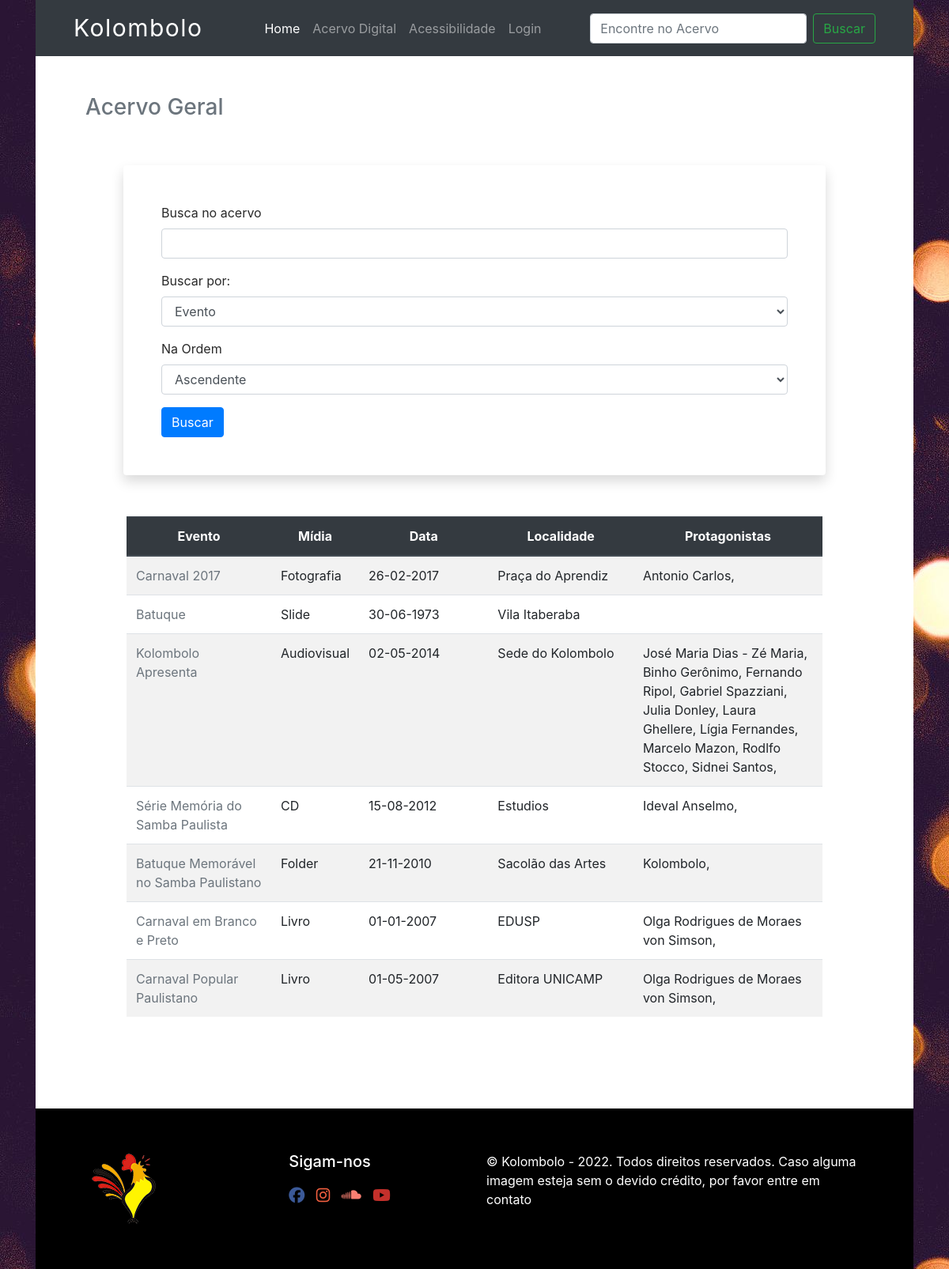
Screenshot of /search with the database file from the repository.
### database.py (models this page shows, shortened)
class Acervo(Base):
    __tablename__='acervo'
    id=Column(Integer(), primary_key=True, autoincrement=True)
    name=Column(String(80), nullable=False)
    localidade=Column(String(80), nullable=False)
    cidade=Column(String(80), nullable=False)
    estado=Column(String(80), nullable=False)
    data_created=Column(String(40), nullable=False)
    origem=Column(String(80), nullable=False)
    link=Column(String(80), nullable=False)
    autor_id = Column(Integer, ForeignKey('autor.id'))
    tipo_id = Column(Integer, ForeignKey("tipo.id"))
    tipo = relationship("Midia", backref=backref("tipo", uselist=False))
    suporte_id = Column(Integer, ForeignKey("suporte.id"))
    suporte = relationship("Suporte", backref=backref("suporte", uselist=False))
    protagonistas = relationship('Protagonista', secondary=acervo_protagonista, backref='acervos'  )

class Midia(Base):
    __tablename__='tipo'
    id=Column(Integer(), primary_key=True, autoincrement=True)
    name=Column(String(80), nullable=False, unique=True)

class Protagonista(Base):
    __tablename__='protagonista'
    id=Column(Integer(), primary_key=True, autoincrement=True)
    name=Column(String(80), nullable=False, unique=True)

### app.py (the view, shortened to what this page needs)
@app.route("/search", methods=["GET", "POST"])
def search():
    search_form = SearchForm()
    query = local_session.query(Acervo).all()
    return render_template("search.html", form=search_form, search=query)

### forms.py
class SearchForm(FlaskForm):
    search = StringField("Busca no acervo", validators=[DataRequired(MENSAGEM_PADRAO)])
    order_by = SelectField("Buscar por: ", validate_choice=True, choices=[(1,"Evento"), (2, "Data do Evento"), (3, "Localidade"), (4, "Protagonistas")], coerce=int)
    asc_desc = SelectField("Na Ordem", validate_choice=True, choices=[(1,"Ascendente"), (2, "Descendente")], coerce=int)
    submit = SubmitField("Buscar")

### templates/search.html (shortened to what this page needs)
{% extends "base.html" %}
{% import "bootstrap/wtf.html" as wtf %}
{% block content %}
<div class="container px-5">
  {% if type == 2: %}
      <h3 class="text-secondary">Acervo Geral - Filtro por data</h3>
      {% elif type == 3: %}
      <h3 class="text-secondary">Acervo Geral - Filtro por localidade</h3>
      {% elif type == 4: %}
      <h3 class="text-secondary">Acervo Geral - Filtro por protagonistas</h3>
      {% else: %}
      <h3 class="text-secondary">Acervo Geral</h3>
  {% endif %}
  <div class="container p-5">
    <div class="container p-5 mb-5 shadow bg-white rounded">
        <form class="form form-horizontal" method="post" role="form">
            {{ wtf.form_field(form.search) }}
            {{ wtf.form_field(form.order_by) }}
            {{ wtf.form_field(form.asc_desc) }}
            {{ wtf.form_field(form.submit, button_map={"submit": "primary"}) }}
          </form>
    </div>
    <div class="container p-1 rounded">
        <table class="table table-striped">
              <thead class="thead-dark">
                <tr class="text-center">
                  <th scope="col" class="text-wrap" style="width: 15rem;">Evento</th>
                  <th scope="col">Mídia</th>
                  <th scope="col" class="text-wrap" style="width: 15rem;">Data</th>
                  <th scope="col" class="text-wrap" style="width: 15rem;">Localidade</th>
                  <th scope="col" class="text-wrap" style="width: 20rem;">Protagonistas</th>
                </tr>
              </thead>
              <tbody>
                  {% for evento in search %}
                      <tr class="text-left">
                          <td><a class="text-secondary" href="{{url_for('view_item', item_id=evento.id)}}">{{ evento.name }}</a></th>
                          <td>{{ evento.tipo.name}}</td>
                          <td>{{ evento.data_created[8:]+"-"+evento.data_created[5:7] +"-"+ evento.data_created[0:4] }}</td>
                          <td>{{ evento.localidade }}</td>
                          <td>{% for protagonista in evento.protagonistas %}{{ protagonista.name}}, {% endfor %}</td>
                        </tr>
                  {% endfor %}
              </tbody>
            </table>
        </div>
    </div>
</div>
{% endblock %}

### static/css/styles.css (style rules this page uses)
body { background-image: url("../assets/image/fundo_01.jpg"); color:#292929; }

### rows the page displays
Acervo: name "Carnaval 2017", tipo.name "Fotografia", data_created "26-02-2017", localidade "Praça do Aprendiz"
Protagonista: name "Antonio Carlos"
Acervo: name "Batuque", tipo.name "Slide", data_created "30-06-1973", localidade "Vila Itaberaba"
Acervo: name "Kolombolo Apresenta", tipo.name "Audiovisual", data_created "02-05-2014", localidade "Sede do Kolombolo"
Protagonista: name "José Maria Dias - Zé Maria"
Protagonista: name "Binho Gerônimo"
Protagonista: name "Fernando Ripol"
Protagonista: name "Gabriel Spazziani"
Protagonista: name "Julia Donley"
Protagonista: name "Laura Ghellere"
Protagonista: name "Lígia Fernandes"
Protagonista: name "Marcelo Mazon"
Protagonista: name "Rodlfo Stocco"
Protagonista: name "Sidnei Santos"
Acervo: name "Série Memória do Samba Paulista", tipo.name "CD", data_created "15-08-2012", localidade "Estudios"
Protagonista: name "Ideval Anselmo"
Acervo: name "Batuque Memorável no Samba Paulistano", tipo.name "Folder", data_created "21-11-2010", localidade "Sacolão das Artes"
Protagonista: name "Kolombolo"
Acervo: name "Carnaval em Branco e Preto", tipo.name "Livro", data_created "01-01-2007", localidade "EDUSP"
Protagonista: name "Olga Rodrigues de Moraes von Simson"
Acervo: name "Carnaval Popular Paulistano", tipo.name "Livro", data_created "01-05-2007", localidade "Editora UNICAMP"
